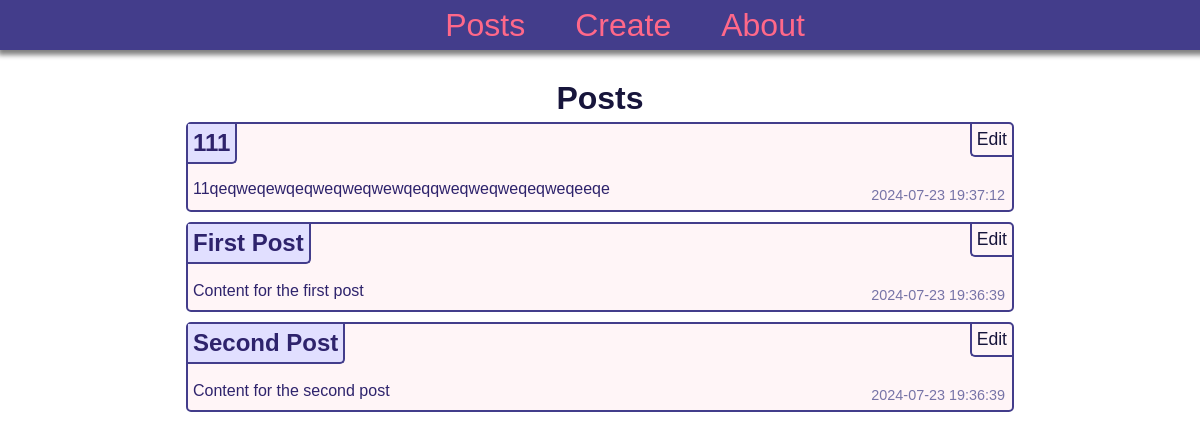
Before: / with the older database file.
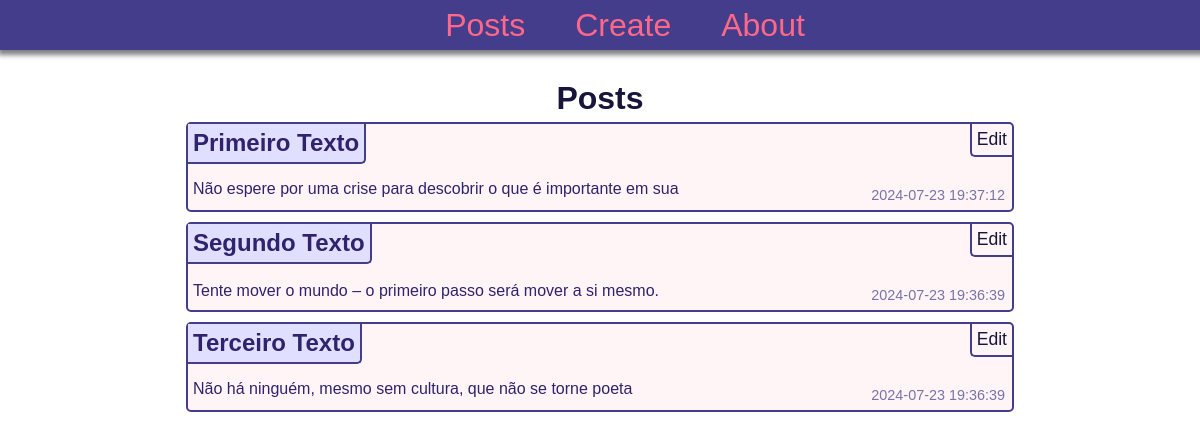
After: the same page with the newer database file.
### tables this page shows
CREATE TABLE posts (
    id INTEGER PRIMARY KEY AUTOINCREMENT,
    created TIMESTAMP NOT NULL DEFAULT CURRENT_TIMESTAMP,
    title TEXT NOT NULL,
    content TEXT NOT NULL
);

### app.py (the view)
@app.route('/')
def index():
    conn = get_db_connection()
    posts = conn.execute('SELECT * FROM posts ORDER BY created DESC').fetchall()
    conn.close()
    return render_template('index.html', posts=posts)

### app.py (called while the page is built)
def get_db_connection():
    conn = sqlite3.connect('./database/database.db')
    conn.row_factory = sqlite3.Row
    return conn

### templates/index.html
{% extends 'base.html' %}
{% block content %}
    <h1>{% block title %} Posts {% endblock %}</h1>
    {% for post in posts %}
        <div class='post'>
            <p class="created-at">{{ post['created'] }}</p>
            <h2>{{ post['title'] }}</h2>
            <p class="post-texts">{{ post['content'] }}</p>
            <a class="edit-button" href="{{ url_for('edit', id=post['id']) }}">Edit</a>
        </div>
    {% endfor %}
{% endblock %}

Changed rows visible on the page:
changed posts: title "111" → "Primeiro Texto"; content "11qeqweqewqeqweqweqwewqeqqweqweqweqeqweqeeqe…" → "Não espere por uma crise para descobrir o que é importante em sua…"
changed posts: title "First Post" → "Segundo Texto"; content "Content for the first post" → "Tente mover o mundo – o primeiro passo será mover a si mesmo."
changed posts: title "Second Post" → "Terceiro Texto"; content "Content for the second post" → "Não há ninguém, mesmo sem cultura, que não se torne poeta…"
